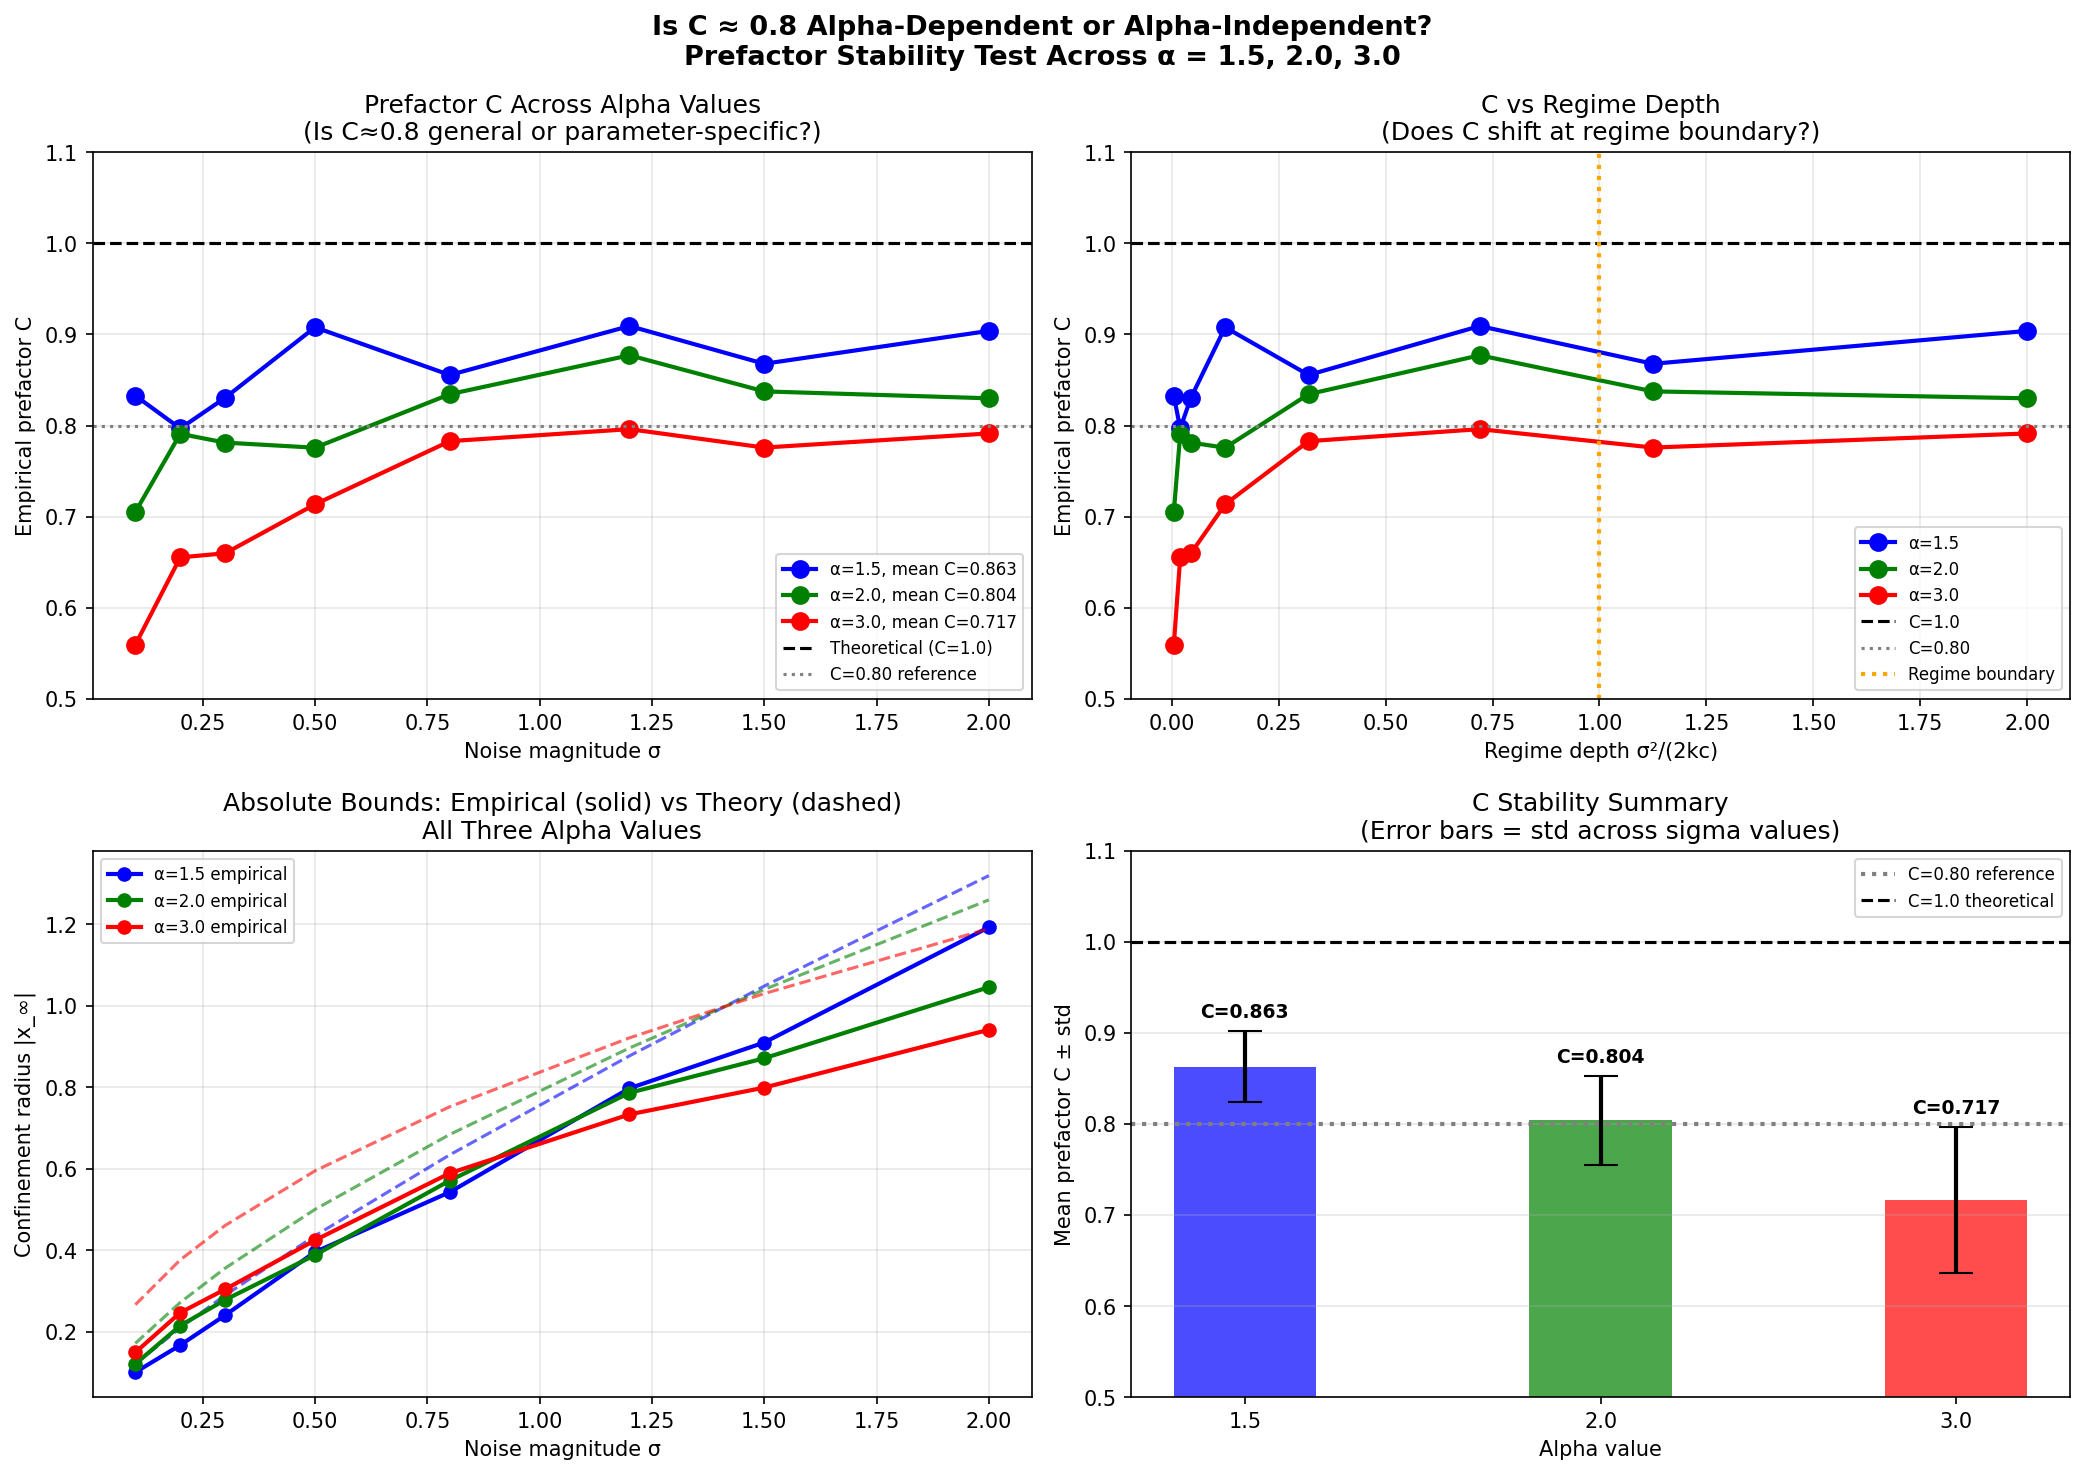

Write the Python code that produced this figure.
import numpy as np
import matplotlib.pyplot as plt

np.random.seed(42)

# Base parameters
k = 1.0
c = 1.0
dt = 0.001
T = 100.0
N = int(T/dt)
t = np.linspace(0, T, N)
n_trajectories = 30

sigma_values = [0.1, 0.2, 0.3, 0.5, 0.8, 1.2, 1.5, 2.0]
alpha_values = [1.5, 2.0, 3.0]  # the three test cases

fig, axes = plt.subplots(2, 2, figsize=(14, 10))
fig.suptitle('Is C ≈ 0.8 Alpha-Dependent or Alpha-Independent?\nPrefactor Stability Test Across α = 1.5, 2.0, 3.0',
             fontsize=13, fontweight='bold')

results = {}  # store all results for analysis

for alpha in alpha_values:
    theoretical_bounds = []
    empirical_bounds = []
    empirical_ratios = []
    regime_depths = []

    for sigma in sigma_values:
        theoretical_bound = (sigma**2 / (2*k*c))**(1/(alpha+1))
        theoretical_bounds.append(theoretical_bound)
        regime_depths.append(sigma**2/(2*k*c))

        steady_stds = []
        for _ in range(n_trajectories):
            x = np.zeros(N)
            x[0] = 0.01
            for j in range(1, N):
                drift = -k * c * abs(x[j-1])**alpha * np.sign(x[j-1])
                diffusion = sigma * np.random.normal(0, np.sqrt(dt))
                x[j] = x[j-1] + drift * dt + diffusion
            steady_stds.append(np.std(x[int(0.8*N):]))

        empirical_bound = np.mean(steady_stds)
        empirical_bounds.append(empirical_bound)
        empirical_ratios.append(empirical_bound / theoretical_bound)

    results[alpha] = {
        'theoretical': theoretical_bounds,
        'empirical': empirical_bounds,
        'ratios': empirical_ratios,
        'regime_depths': regime_depths
    }

# ============================================================
# PLOT 1: Ratio curves for all three alpha values
# ============================================================
ax1 = axes[0, 0]
colors = {1.5: 'blue', 2.0: 'green', 3.0: 'red'}
for alpha in alpha_values:
    ratios = results[alpha]['ratios']
    mean_C = np.mean(ratios)
    ax1.plot(sigma_values, ratios, 'o-', color=colors[alpha], linewidth=2,
             markersize=8, label=f'α={alpha}, mean C={mean_C:.3f}')

ax1.axhline(y=1.0, color='black', linestyle='--', linewidth=1.5, label='Theoretical (C=1.0)')
ax1.axhline(y=0.8, color='gray', linestyle=':', linewidth=1.5, label='C=0.80 reference')
ax1.set_xlabel('Noise magnitude σ')
ax1.set_ylabel('Empirical prefactor C')
ax1.set_title('Prefactor C Across Alpha Values\n(Is C≈0.8 general or parameter-specific?)')
ax1.legend(fontsize=8)
ax1.grid(True, alpha=0.3)
ax1.set_ylim(0.5, 1.1)

# ============================================================
# PLOT 2: C vs regime depth for all alpha values
# ============================================================
ax2 = axes[0, 1]
for alpha in alpha_values:
    ratios = results[alpha]['ratios']
    regime_depths = results[alpha]['regime_depths']
    ax2.plot(regime_depths, ratios, 'o-', color=colors[alpha], linewidth=2,
             markersize=8, label=f'α={alpha}')

ax2.axhline(y=1.0, color='black', linestyle='--', linewidth=1.5, label='C=1.0')
ax2.axhline(y=0.8, color='gray', linestyle=':', linewidth=1.5, label='C=0.80')
ax2.axvline(x=1.0, color='orange', linestyle=':', linewidth=2, label='Regime boundary')
ax2.set_xlabel('Regime depth σ²/(2kc)')
ax2.set_ylabel('Empirical prefactor C')
ax2.set_title('C vs Regime Depth\n(Does C shift at regime boundary?)')
ax2.legend(fontsize=8)
ax2.grid(True, alpha=0.3)
ax2.set_ylim(0.5, 1.1)

# ============================================================
# PLOT 3: Absolute bounds comparison across all alpha
# ============================================================
ax3 = axes[1, 0]
for alpha in alpha_values:
    theo = results[alpha]['theoretical']
    emp = results[alpha]['empirical']
    ax3.plot(sigma_values, theo, '--', color=colors[alpha], linewidth=1.5, alpha=0.6)
    ax3.plot(sigma_values, emp, 'o-', color=colors[alpha], linewidth=2,
             markersize=6, label=f'α={alpha} empirical')

ax3.set_xlabel('Noise magnitude σ')
ax3.set_ylabel('Confinement radius |x_∞|')
ax3.set_title('Absolute Bounds: Empirical (solid) vs Theory (dashed)\nAll Three Alpha Values')
ax3.legend(fontsize=8)
ax3.grid(True, alpha=0.3)

# ============================================================
# PLOT 4: C stability — boxplot style summary
# ============================================================
ax4 = axes[1, 1]
C_values_by_alpha = [results[alpha]['ratios'] for alpha in alpha_values]
C_means = [np.mean(r) for r in C_values_by_alpha]
C_stds = [np.std(r) for r in C_values_by_alpha]

bars = ax4.bar([str(a) for a in alpha_values], C_means,
               color=[colors[a] for a in alpha_values],
               alpha=0.7, width=0.4)
ax4.errorbar([str(a) for a in alpha_values], C_means, yerr=C_stds,
             fmt='none', color='black', capsize=8, linewidth=2)
ax4.axhline(y=0.8, color='gray', linestyle=':', linewidth=2, label='C=0.80 reference')
ax4.axhline(y=1.0, color='black', linestyle='--', linewidth=1.5, label='C=1.0 theoretical')
ax4.set_xlabel('Alpha value')
ax4.set_ylabel('Mean prefactor C ± std')
ax4.set_title('C Stability Summary\n(Error bars = std across sigma values)')
ax4.legend(fontsize=8)
ax4.grid(True, alpha=0.3, axis='y')
ax4.set_ylim(0.5, 1.1)

for bar, mean, std in zip(bars, C_means, C_stds):
    ax4.text(bar.get_x() + bar.get_width()/2., bar.get_height() + std + 0.01,
             f'C={mean:.3f}', ha='center', va='bottom', fontsize=9, fontweight='bold')

plt.tight_layout()
plt.savefig('/mnt/user-data/outputs/simulation4_prefactor.png', dpi=150, bbox_inches='tight')
plt.close()

# ============================================================
# PRINT FULL RESULTS
# ============================================================
print("=" * 70)
print("PREFACTOR STABILITY TEST — IS C≈0.8 ALPHA-INDEPENDENT?")
print("=" * 70)
print(f"Parameters: k={k}, c={c}, x₀=0.01, T={T}, n_traj={n_trajectories}")
print()

for alpha in alpha_values:
    ratios = results[alpha]['ratios']
    mean_C = np.mean(ratios)
    std_C = np.std(ratios)
    min_C = np.min(ratios)
    max_C = np.max(ratios)
    print(f"α = {alpha}:")
    print(f"  Mean C = {mean_C:.4f} ± {std_C:.4f}")
    print(f"  Range  = [{min_C:.4f}, {max_C:.4f}]")
    print(f"  {'σ':>6} {'Theory':>10} {'Empirical':>10} {'C':>8} {'Regime':>15}")
    for i, sigma in enumerate(sigma_values):
        regime = "noise dom." if results[alpha]['regime_depths'][i] >= 1 else "restore dom."
        print(f"  {sigma:>6.1f} {results[alpha]['theoretical'][i]:>10.4f} "
              f"{results[alpha]['empirical'][i]:>10.4f} "
              f"{ratios[i]:>8.3f} {regime:>15}")
    print()

print("=" * 70)
print("VERDICT")
print("=" * 70)
all_C = [c for alpha in alpha_values for c in results[alpha]['ratios']]
overall_mean = np.mean(all_C)
overall_std = np.std(all_C)

C_means = [np.mean(results[alpha]['ratios']) for alpha in alpha_values]
C_spread = max(C_means) - min(C_means)

print(f"Overall mean C across all α and σ: {overall_mean:.4f} ± {overall_std:.4f}")
print(f"Mean C per α: {dict(zip(alpha_values, [round(np.mean(results[a]['ratios']),4) for a in alpha_values]))}")
print(f"Spread between α values: {C_spread:.4f}")
print()

if C_spread < 0.05:
    print("RESULT: C IS ALPHA-INDEPENDENT within this parameter range.")
    print(f"C ≈ {overall_mean:.2f} is a stable empirical constant, not α-specific.")
    print("This is the STRONGER result. Worth stating in the paper.")
elif C_spread < 0.10:
    print("RESULT: C shows mild α-dependence but remains close to 0.8.")
    print("State C ≈ 0.8 with a note that it shifts slightly with α.")
else:
    print("RESULT: C IS ALPHA-DEPENDENT. Do not state as general constant.")
    print(f"Report separately: C(α=1.5)={np.mean(results[1.5]['ratios']):.3f}, "
          f"C(α=2.0)={np.mean(results[2.0]['ratios']):.3f}, "
          f"C(α=3.0)={np.mean(results[3.0]['ratios']):.3f}")
